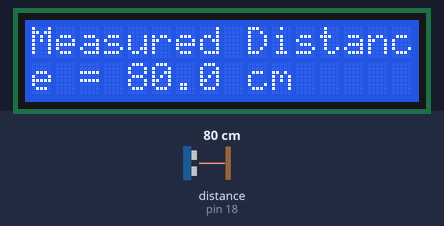
A program run on a simulated Raspberry Pi (header pin numbers). Parts: 16×2 character LCD. The inputs (shaded band) are chosen by the test bench; at power-on: distance to the obstacle (sensor on pin 18) 80 cm. The echo pulse lasts 58.3 µs per cm; the clock reads 2024-03-15 10:24:30 at power-on unless the program sets it; what the program prints to the terminal is not drawn.

Above: at 1.2 s.
1.3 s: distance to the obstacle (sensor on pin 18) set to 2 cm
At 2.8 s:
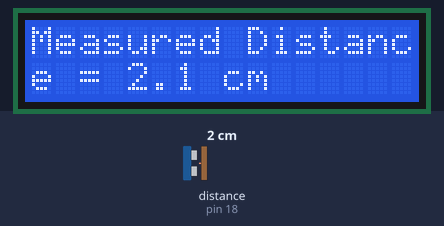
5.4 s: distance to the obstacle (sensor on pin 18) set to 4 cm
At 6.9 s:
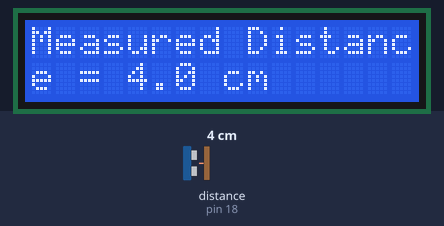
8.6 s: distance to the obstacle (sensor on pin 18) set to 9 cm
At 9.6 s:
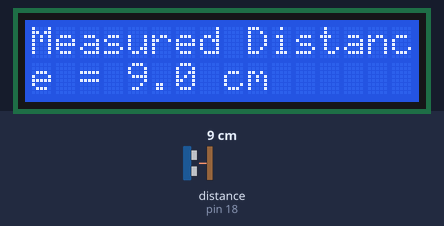
Timing chart, 0 to 11.6 s (numbered marks = the images above; inputs shaded):
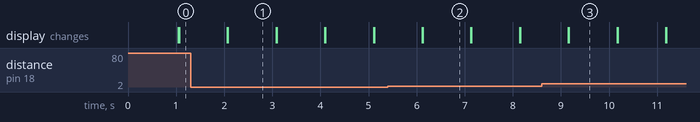

Measured:
- after the input at 1.3 s, the display: first differs from a run without the input after 0.78 s (image 1)
- after the input at 5.4 s, the display: first differs from a run without the input after 0.73 s (image 2)
- after the input at 8.6 s, the display: first differs from a run without the input after 0.57 s (image 3)
- what the display in image 1 shows lasts 1.0 s, from 2.1 s to 3.1 s

The program:

ultradzwiek.py
```python
#Libraries
import RPi.GPIO as GPIO
from RPLCD.gpio import CharLCD
import time


#GPIO Mode (BOARD / BCM)
GPIO.setmode(GPIO.BOARD)

#set GPIO Pins
GPIO_TRIGGER = 12
GPIO_ECHO = 18

#set GPIO direction (IN / OUT)
GPIO.setup(GPIO_TRIGGER, GPIO.OUT)
GPIO.setup(GPIO_ECHO, GPIO.IN)

lcd = CharLCD(cols=16, rows=2, pin_rs=37, pin_e=35, pins_data=[33, 31, 29, 23], numbering_mode=GPIO.BOARD)

def distance():
    # set Trigger to HIGH
    GPIO.output(GPIO_TRIGGER, True)

    # set Trigger after 0.01ms to LOW
    time.sleep(0.00001)
    GPIO.output(GPIO_TRIGGER, False)

    StartTime = time.time()
    StopTime = time.time()

    # save StartTime
    while GPIO.input(GPIO_ECHO) == 0:
        StartTime = time.time()

    # save time of arrival
    while GPIO.input(GPIO_ECHO) == 1:
        StopTime = time.time()

    # time difference between start and arrival
    TimeElapsed = StopTime - StartTime
    # multiply with the sonic speed (34300 cm/s)
    # and divide by 2, because there and back
    distance = (TimeElapsed * 34300) / 2

    return distance

if __name__ == '__main__':
    try:
        while True:
            dist = distance()
            print ("Measured Distance = %.1f cm" % dist)
            lcd.write_string(u"Measured Distance = %.1f cm" % dist)
            time.sleep(1)
            lcd.clear()

        # Reset by pressing CTRL + C
    except KeyboardInterrupt:
        print("Measurement stopped by User")
        GPIO.cleanup()
```
